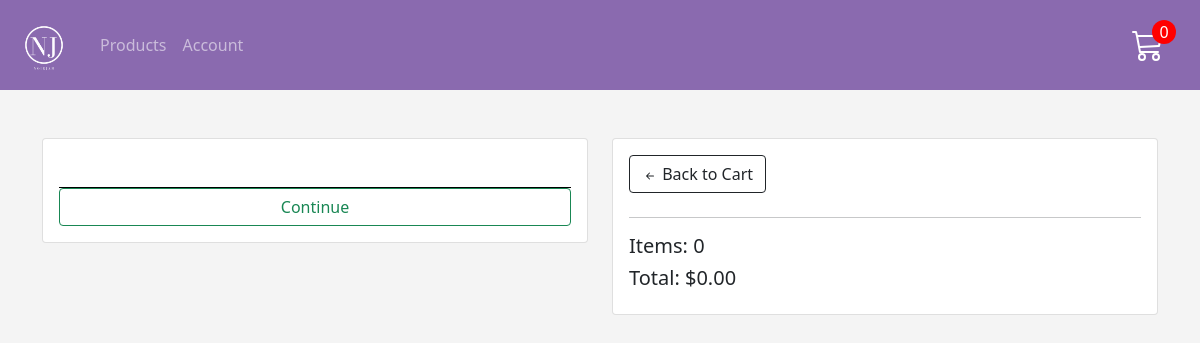
The page /shop/checkout/ (signed in) on the database as committed earlier.
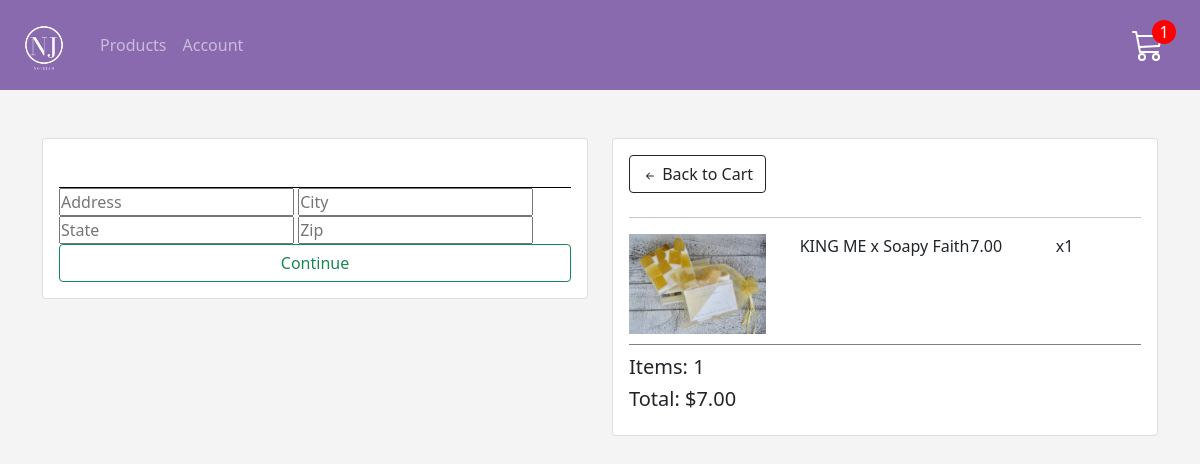
The same page on the database as committed later.
### store/models.py (models this page shows, shortened)
class Order(models.Model):
    customer = models.ForeignKey(
        Customer, on_delete=models.SET_NULL, null=True, blank=True
    )
    date_ordered = models.DateTimeField(auto_now_add=True)
    complete = models.BooleanField(default=False, null=True, blank=False)
    transaction_id = models.CharField(max_length=100, null=True)
    @property
    def get_cart_total(self):
        orderitems = self.orderitem_set.all()
        total = sum([item.get_total for item in orderitems])
        return total
    @property
    def get_cart_items(self):
        orderitems = self.orderitem_set.all()
        total = sum([item.quantity for item in orderitems])
        return total
    @property
    def shipping(self):
        shipping = False
        orderitems = self.orderitem_set.all()
        for i in orderitems:
            if i.product.digital == False:
                shipping = True
        return shipping

class OrderItem(models.Model):
    product = models.ForeignKey(Product, on_delete=models.SET_NULL, null=True)
    order = models.ForeignKey(Order, on_delete=models.SET_NULL, null=True)
    quantity = models.IntegerField(default=0, null=True, blank=True)
    date_added = models.DateTimeField(auto_now_add=True)
    @property
    def get_total(self):
        total = self.product.price * self.quantity
        return total

class Product(models.Model):
    name = models.CharField(max_length=200)
    price = models.DecimalField(max_digits=7, decimal_places=2)
    digital = models.BooleanField(default=False, null=True, blank=True)
    image = models.ImageField(null=True, blank=True)

### store/views.py (the view)
# urls.py: path("checkout/", views.checkout, name="checkout"),
def checkout(request):
    data = cartData(request)
    items = data["items"]
    order = data["order"]
    cartItems = data["cartItems"]
    context = {
        "items": items,
        "order": order,
        "cartItems": cartItems,
        "title": "Checkout",
    }
    return render(request, "store/checkout.html", context)

### store/utils.py (called while the page is built)
def cartData(request):
    if request.user.is_authenticated:
        customer = request.user.customer
        order, created = Order.objects.get_or_create(customer=customer, complete=False)
        items = order.orderitem_set.all()
        cartItems = order.get_cart_items
    else:
        cookieData = cookieCart(request)
        items = cookieData["items"]
        order = cookieData["order"]
        cartItems = cookieData["cartItems"]
    return {"cartItems": cartItems, "order": order, "items": items}

### store/templates/store/checkout.html (shortened to what this page needs)
{% extends 'store/main.html' %}
{% load static %}
{% block content %}
<div class="row pt-5">
    <div class="col-md-6">
        <div class="checkout-form" >
            <div class="card p-3" id='form-wrapper'>
                <form id='form' action="">
                    <div class="personal-info" id='user-info'>
                    </div>
                    <div id="shipping-info">
                        <input type="text" name="address" placeholder="Address">
                        <input type="text" name="city" placeholder="City">
                        <input type="text" name="state" placeholder="State">
                        <input type="text" name="zip" placeholder="Zip">
                    </div>
                    <input id="enter-shipping-info" class="btn btn-outline-success w-100" value="Continue" type="submit">
                </form>
                </div>
            </div>
    </div>
    <div class="col-md-6">
        <div class="card">
            <div class="card-body">
                <div class="top-order-summary mb-4">
                    <a href="" class="btn btn-outline-dark">
                        <svg xmlns="http://www.w3.org/2000/svg" width="16" height="16" fill="currentColor" class="bi bi-arrow-left-short" viewBox="0 0 16 16">
                            <path fill-rule="evenodd" d="M12 8a.5.5 0 0 1-.5.5H5.707l2.147 2.146a.5.5 0 0 1-.708.708l-3-3a.5.5 0 0 1 0-.708l3-3a.5.5 0 1 1 .708.708L5.707 7.5H11.5a.5.5 0 0 1 .5.5z"/>
                        </svg>
                        Back to Cart</a>
                </div>
                <hr>
                {% for item in items %}
                <div class="cart-row">
                    <div style="flex:2"><img class='row-img' src="{{item.product.image.url}}" alt=""></div>
                    <div style="flex:2">{{ item.product.name }}</div>
                    <div style="flex: 1;">{{ item.product.price|floatformat:2 }}</div>
                    <div style="flex: 1;">
                        x{{ item.quantity }}
                    </div>
                </div>
                {% endfor %}
                <div class="checkout-total-container">
                    <h5>Items: {{ order.get_cart_items }}</h5>
                    <h5>Total: ${{ order.get_cart_total|floatformat:2 }}</h5>
                </div>
            </div>
        </div>
    </div>
</div>
{% endblock content %}

Rows that differ between the two databases and show on the page:
no longer on this page (row edited): Order: get_cart_items "0", get_cart_total "0.00"
added OrderItem: product.image (picture), product.name "KING ME x Soapy Faith", product.price "7.00", quantity "1"
added Order: get_cart_items "1", get_cart_total "7.00"
Other text that changed with them:
{{ cartItems }}: "0" → "1"
